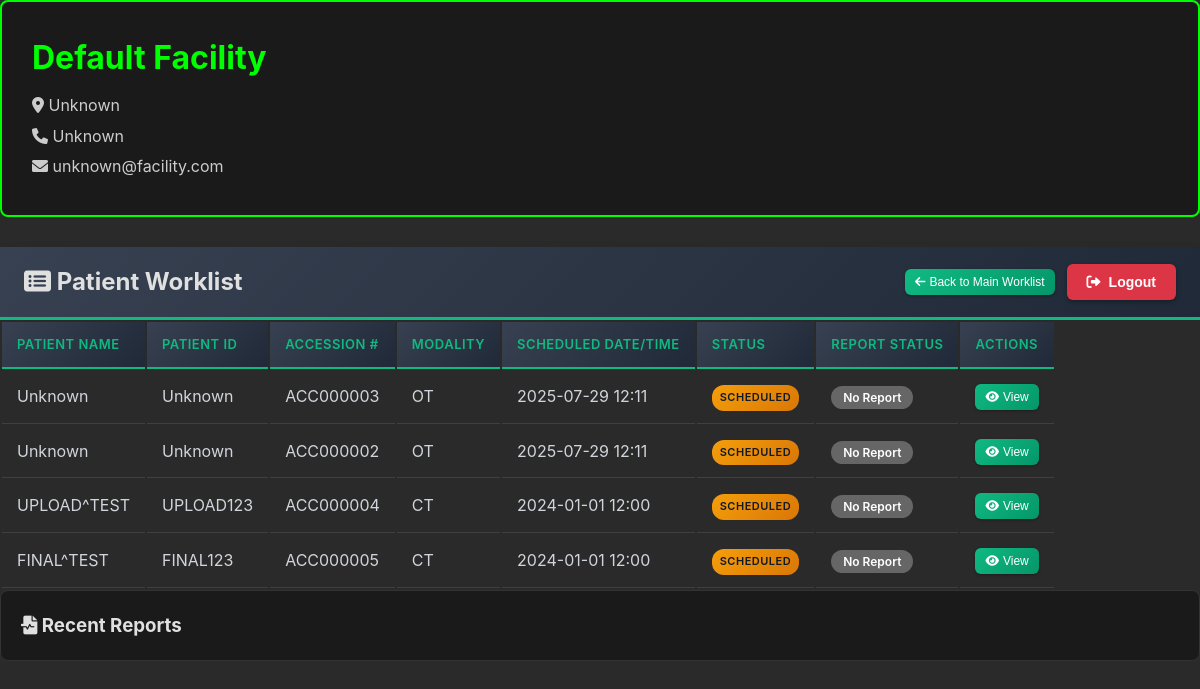
/worklist/facility/3/ (signed in), run on an earlier commit of the app's database.
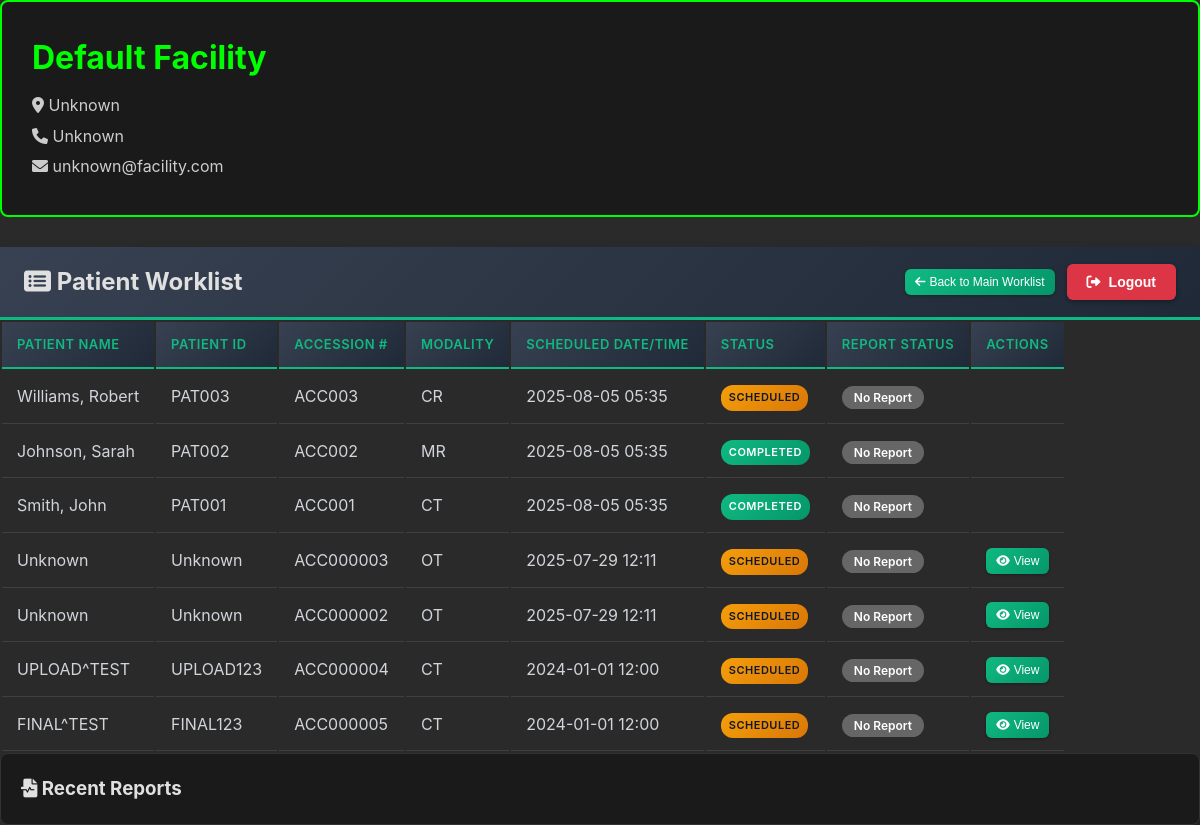
And on a later commit of the database.
### viewer/models.py (models this page shows, shortened)
class Facility(models.Model):
    name = models.CharField(max_length=200)
    address = models.TextField()
    phone = models.CharField(max_length=20)
    email = models.EmailField()
    letterhead_logo = models.ImageField(upload_to='facility_logos/', null=True, blank=True)
    user = models.OneToOneField(User, on_delete=models.CASCADE, null=True, blank=True, related_name='facility')
    created_at = models.DateTimeField(auto_now_add=True)
    ae_title = models.CharField(max_length=16, unique=True, null=True, blank=True, help_text="DICOM AE Title automatically generated for this facility")
    dicom_port = models.IntegerField(unique=True, null=True, blank=True, help_text="DICOM C-STORE SCP port automatically assigned for this facility")
    class Meta:
        verbose_name_plural = "Facilities"
        ordering = ['name']

class WorklistEntry(models.Model):
    STATUS_CHOICES = [
        ('scheduled', 'Scheduled'),
        ('in_progress', 'In Progress'),
        ('completed', 'Completed'),
        ('cancelled', 'Cancelled'),
    ]
    patient_name = models.CharField(max_length=200)
    patient_id = models.CharField(max_length=100)
    accession_number = models.CharField(max_length=50, unique=True)
    scheduled_station_ae_title = models.CharField(max_length=16)
    scheduled_procedure_step_start_date = models.DateField()
    scheduled_procedure_step_start_time = models.TimeField()
    modality = models.CharField(max_length=10)
    scheduled_performing_physician = models.CharField(max_length=200)
    procedure_description = models.TextField()
    facility = models.ForeignKey(Facility, on_delete=models.CASCADE)
    status = models.CharField(max_length=20, choices=STATUS_CHOICES, default='scheduled')
    study = models.ForeignKey(DicomStudy, on_delete=models.SET_NULL, null=True, blank=True)
    created_at = models.DateTimeField(auto_now_add=True)
    class Meta:
        ordering = ['-scheduled_procedure_step_start_date', '-scheduled_procedure_step_start_time']

### worklist/views.py (the view)
# urls.py: path('facility/<int:facility_id>/', views.FacilityWorklistView.as_view(), name='facility_worklist'),
class FacilityWorklistView(LoginRequiredMixin, ListView):
    model = WorklistEntry
    template_name = 'worklist/facility_worklist.html'
    context_object_name = 'entries'
    paginate_by = 20
    def get_queryset(self):
        facility_id = self.kwargs.get('facility_id')
        facility = get_object_or_404(Facility, id=facility_id)
        if not (self.request.user.is_superuser or
                self.request.user.groups.filter(name='Radiologists').exists() or
                (hasattr(self.request.user, 'facility') and
                 self.request.user.facility == facility)):
            return WorklistEntry.objects.none()
        return WorklistEntry.objects.filter(facility=facility)
    def get_context_data(self, **kwargs):
        context = super().get_context_data(**kwargs)
        context['facility'] = get_object_or_404(Facility, id=self.kwargs.get('facility_id'))
        context['can_write_report'] = (
            self.request.user.is_superuser or
            self.request.user.groups.filter(name='Radiologists').exists()
        )
        return context

### templates/worklist/facility_worklist.html (shortened to what this page needs)
<!DOCTYPE html>
<html lang="en">
<head>
    {% load static %}
    <link rel="stylesheet" href="{% static 'css/worklist.css' %}">
    <link rel="stylesheet" href="https://cdnjs.cloudflare.com/ajax/libs/font-awesome/6.0.0/css/all.min.css">
</head>
<body>
    <div class="worklist-container">
        <div class="facility-header">
            <div class="facility-info">
                <div class="facility-details">
                    <h1>{{ facility.name }}</h1>
                    <p><i class="fas fa-map-marker-alt"></i> {{ facility.address }}</p>
                    <p><i class="fas fa-phone"></i> {{ facility.phone }}</p>
                    <p><i class="fas fa-envelope"></i> {{ facility.email }}</p>
                </div>
            </div>
        </div>
        <div class="header">
            <h2><i class="fas fa-list-alt"></i> Patient Worklist</h2>
            <div class="header-actions">
                <button class="btn btn-view" onclick="window.location.href='/worklist/'">
                    <i class="fas fa-arrow-left"></i> Back to Main Worklist
                </button>
                <button class="btn btn-logout" onclick="window.location.href='/accounts/logout/'">
                    <i class="fas fa-sign-out-alt"></i> Logout
                </button>
            </div>
        </div>
        <div class="worklist-table">
            <table>
                <thead>
                    <tr>
                        <th>Patient Name</th>
                        <th>Patient ID</th>
                        <th>Accession #</th>
                        <th>Modality</th>
                        <th>Scheduled Date/Time</th>
                        <th>Status</th>
                        <th>Report Status</th>
                        <th>Actions</th>
                    </tr>
                </thead>
                <tbody>
                    {% for entry in entries %}
                    <tr class="patient-row" data-entry-id="{{ entry.id }}">
                        <td>{{ entry.patient_name }}</td>
                        <td>{{ entry.patient_id }}</td>
                        <td>{{ entry.accession_number }}</td>
                        <td>{{ entry.modality }}</td>
                        <td>{{ entry.scheduled_procedure_step_start_date|date:"Y-m-d" }} {{ entry.scheduled_procedure_step_start_time|time:"H:i" }}</td>
                        <td>
                            <span class="status-badge status-{{ entry.status }}">
                                {{ entry.get_status_display }}
                            </span>
                        </td>
                        <td>
                            {% if entry.study and entry.study.reports.exists %}
                                {% with report=entry.study.reports.first %}
                                <span class="report-status status-{{ report.status }}">
                                    {{ report.get_status_display }}
                                </span>
                                {% endwith %}
                            {% else %}
                                <span class="report-status status-draft">No Report</span>
                            {% endif %}
                        </td>
                        <td>
                            <div class="action-buttons">
                                {% if entry.study %}
                                <button class="btn btn-view" onclick="viewStudy({{ entry.id }})">
                                    <i class="fas fa-eye"></i> View
                                </button>
                                {% endif %}
                            </div>
                        </td>
                    </tr>
                    {% endfor %}
                </tbody>
            </table>
        </div>
        <div class="report-section">
            <h3><i class="fas fa-file-medical-alt"></i> Recent Reports</h3>
        </div>
    </div>
</body>
</html>

### static/css/worklist.css (style rules this page uses)
* { margin: 0; padding: 0; box-sizing: border-box; }
body { background: var(--gradient-bg); color: var(--color-text-secondary); font-family: var(--font-family); height: 100vh; overflow: hidden; }
.worklist-container { height: 100vh; display: flex; flex-direction: column; padding: 0; background: var(--color-bg-secondary); }
.header { display: flex; justify-content: space-between; align-items: center; padding: var(--spacing-md) var(--spacing-lg); background: var(--gradient-card); border-bottom: 3px solid var(--color-primary); flex-shrink: 0; box-shadow: var(--shadow-xl); }
.worklist-table { width: 100%; border-collapse: collapse; background: #2a2a2a; }
.worklist-table th { background: linear-gradient(135deg, #374151 0%, #1f2937 100%); color: #10b981; padding: 12px 15px; text-align: left; font-weight: 600; font-size: 13px; text-transform: uppercase; letter-spacing: 0.5px; border-bottom: 2px solid #10b981; position: sticky; top: 0; z-index: 10; }
.worklist-table td { padding: 12px 15px; border-bottom: 1px solid #404040; color: #d1d5db; vertical-align: middle; }
.status-badge { padding: 4px 8px; border-radius: 12px; font-size: 11px; font-weight: 600; text-transform: uppercase; letter-spacing: 0.5px; display: inline-block; }
.status-scheduled { background: linear-gradient(135deg, #f59e0b 0%, #d97706 100%); color: #111827; }
.status-completed { background: linear-gradient(135deg, #10b981 0%, #059669 100%); color: white; }
.action-buttons { display: flex; gap: 5px; align-items: center; flex-wrap: wrap; }
.btn { padding: 6px 10px; border: none; border-radius: 6px; font-size: 12px; font-weight: 500; cursor: pointer; transition: all 0.2s ease; text-decoration: none; display: inline-flex; align-items: center; gap: 4px; box-shadow: 0 1px 3px rgba(0, 0, 0, 0.3); }
.btn-view { background: linear-gradient(135deg, #10b981 0%, #059669 100%); color: white; }
.header-actions { display: flex; gap: 12px; align-items: center; }
.btn-logout { background: linear-gradient(135deg, #ef4444 0%, #dc2626 100%); color: white; padding: 10px 16px; border: none; border-radius: 8px; cursor: pointer; font-weight: 600; transition: all 0.3s ease; box-shadow: 0 2px 4px rgba(0, 0, 0, 0.3); text-decoration: none; display: inline-flex; align-items: center; gap: 8px; }

### templates/worklist/facility_worklist.html (style rules this page uses)
body { background-color: #2a2a2a; color: #e0e0e0; font-family: -apple-system, BlinkMacSystemFont, 'Segoe UI', Roboto, sans-serif; margin: 0; padding: 0; }
.facility-header { background: #1a1a1a; padding: 30px; margin-bottom: 30px; border-radius: 8px; border: 2px solid #00ff00; }
.facility-info { display: flex; align-items: center; gap: 30px; }
.facility-details h1 { color: #00ff00; margin: 0 0 10px 0; }
.facility-details p { margin: 5px 0; color: #ccc; }
.report-section { background: #1a1a1a; padding: 20px; margin-bottom: 20px; border-radius: 8px; border: 1px solid #333; }
.report-status { padding: 4px 12px; border-radius: 12px; font-size: 12px; font-weight: 600; }
.status-draft { background: #666; color: #fff; }
.btn-logout { background: #dc3545; color: white; padding: 10px 20px; border: none; border-radius: 6px; cursor: pointer; font-size: 14px; transition: all 0.3s ease; display: inline-flex; align-items: center; gap: 8px; }

What changed in the data, as far as the page shows it:
added WorklistEntry: patient_name "Williams, Robert", patient_id "PAT003", accession_number "ACC003", modality "CR", scheduled_procedure_step_start_date "2025-08-05", scheduled_procedure_step_start_time "05:35", status "SCHEDULED", shows "No Report"
added WorklistEntry: patient_name "Johnson, Sarah", patient_id "PAT002", accession_number "ACC002", modality "MR", scheduled_procedure_step_start_date "2025-08-05", scheduled_procedure_step_start_time "05:35", status "COMPLETED", shows "No Report"
added WorklistEntry: patient_name "Smith, John", patient_id "PAT001", accession_number "ACC001", modality "CT", scheduled_procedure_step_start_date "2025-08-05", scheduled_procedure_step_start_time "05:35", status "COMPLETED", shows "No Report"
